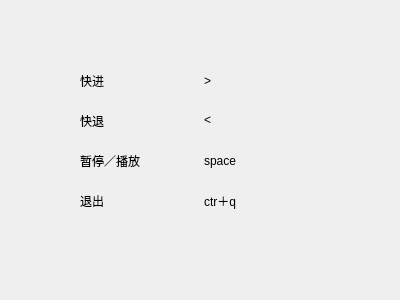
<?xml version="1.0" encoding="UTF-8"?>
<ui version="4.0">
 <class>shortcut</class>
 <widget class="QWidget" name="shortcut">
  <property name="geometry">
   <rect>
    <x>0</x>
    <y>0</y>
    <width>400</width>
    <height>300</height>
   </rect>
  </property>
  <property name="windowTitle">
   <string>快捷键</string>
  </property>
  <widget class="QWidget" name="horizontalLayoutWidget">
   <property name="geometry">
    <rect>
     <x>80</x>
     <y>60</y>
     <width>241</width>
     <height>41</height>
    </rect>
   </property>
   <layout class="QHBoxLayout" name="horizontalLayout">
    <item>
     <widget class="QLabel" name="label_2">
      <property name="text">
       <string>快进</string>
      </property>
     </widget>
    </item>
    <item>
     <widget class="QLabel" name="label">
      <property name="text">
       <string>&gt;</string>
      </property>
     </widget>
    </item>
   </layout>
  </widget>
  <widget class="QWidget" name="horizontalLayoutWidget_2">
   <property name="geometry">
    <rect>
     <x>80</x>
     <y>100</y>
     <width>241</width>
     <height>41</height>
    </rect>
   </property>
   <layout class="QHBoxLayout" name="horizontalLayout_2">
    <item>
     <widget class="QLabel" name="label_3">
      <property name="text">
       <string>快退</string>
      </property>
     </widget>
    </item>
    <item>
     <widget class="QLabel" name="label_4">
      <property name="text">
       <string>&lt;</string>
      </property>
     </widget>
    </item>
   </layout>
  </widget>
  <widget class="QWidget" name="horizontalLayoutWidget_3">
   <property name="geometry">
    <rect>
     <x>80</x>
     <y>140</y>
     <width>241</width>
     <height>41</height>
    </rect>
   </property>
   <layout class="QHBoxLayout" name="horizontalLayout_3">
    <item>
     <widget class="QLabel" name="label_5">
      <property name="text">
       <string>暂停／播放</string>
      </property>
     </widget>
    </item>
    <item>
     <widget class="QLabel" name="label_6">
      <property name="text">
       <string>space</string>
      </property>
     </widget>
    </item>
   </layout>
  </widget>
  <widget class="QWidget" name="horizontalLayoutWidget_4">
   <property name="geometry">
    <rect>
     <x>80</x>
     <y>180</y>
     <width>241</width>
     <height>41</height>
    </rect>
   </property>
   <layout class="QHBoxLayout" name="horizontalLayout_4">
    <item>
     <widget class="QLabel" name="label_7">
      <property name="text">
       <string>退出</string>
      </property>
     </widget>
    </item>
    <item>
     <widget class="QLabel" name="label_8">
      <property name="text">
       <string>ctr＋q</string>
      </property>
     </widget>
    </item>
   </layout>
  </widget>
 </widget>
 <resources/>
 <connections/>
</ui>
